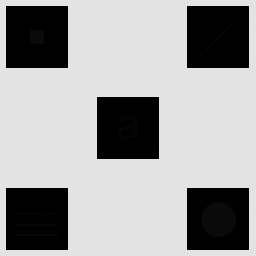
#> input picture TP1/Imagen_con_detalles_escondidos.tif, 256 x 256 px, found by its file name
$ python EJ1_ECUALIZACION.py
#> lines starting #> are read from the running program, lines starting #| are printed output that depends on the picture
#> further down, img is the input picture: shape (256, 256); min 0, max 228, mean 160.7
import cv2
import numpy as np
import matplotlib.pyplot as plt

def ecualizacion_local(img, window_size):
    """
    Realiza ecualización local de histograma sobre una imagen en escala de grises.

    Parámetros:
        img (np.ndarray): Imagen de entrada en escala de grises.
        window_size (tuple): Tamaño de la ventana (ancho, alto) para la ecualización local.

    Retorna:
        np.ndarray: Imagen resultante con ecualización local aplicada.
    """
#> called with window_size = (18, 18)
    # Copiar la imagen de entrada
    img_ecualizada = img.copy()
    height, width = img.shape
#> height = 256; width = 256
    window_w, window_h = window_size

    # El pad se calcula para cubrir el faltante en altura y ancho necesario para que la ventana recorra sin problemas
    # forzando a que la imagen sea un multiplo entero de la ventana en altura y ancho
    pad_h = (window_h - (height % window_h)) % window_h
#> pad_h = 14
    pad_w = (window_w - (width % window_w)) % window_w
#> pad_w = 14

    # Aplicar padding replicado
    img_padded = cv2.copyMakeBorder(img_ecualizada, 0, pad_h, 0, pad_w, borderType=cv2.BORDER_REPLICATE)
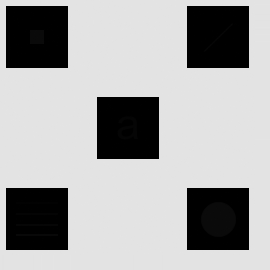
#> img_padded: shape (270, 270); min 0, max 228, mean 167.4

    # Recorrer la imagen en bloques y aplicar ecualización
    for i in range(window_h//2, (height + pad_h) - window_h//2, window_h):
        for j in range(window_w//2, (width + pad_w) - window_w//2, window_w):
            block = img_padded[i:i + window_h, j:j + window_w]
            ecualizado = cv2.equalizeHist(block)
            img_padded[i:i + window_h, j:j + window_w] = ecualizado
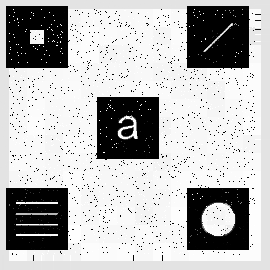
#> img_padded: shape (270, 270); min 0, max 255, mean 183
    img_ecualizada = img_padded[0:height, 0:width]
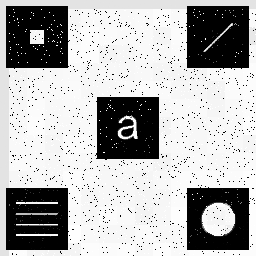
#> img_ecualizada: shape (256, 256); min 0, max 255, mean 177.3
    return img_ecualizada

# Cargar imagen en escala de grises
img = cv2.imread('TP1/Imagen_con_detalles_escondidos.tif', cv2.IMREAD_GRAYSCALE)
#img = cv2.imread('PDI_TP/TP1/Imagen_con_detalles_escondidos.tif', cv2.IMREAD_GRAYSCALE)

# Definir tamaño de ventana y aplicar ecualización local
ventana_w = 18
ventana_h = 18
eq_ss = ecualizacion_local(img, (ventana_w, ventana_h))

# Suavizar la imagen para eliminar posibles artefactos
eq = cv2.medianBlur(eq_ss, 3)
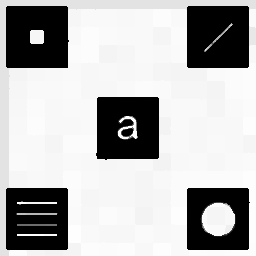
#> eq: shape (256, 256); min 0, max 255, mean 180.4

# Crear figura y ejes
fig, axes = plt.subplots(1, 2, sharex=True, sharey=True)

# Mostrar la imagen original
axes[0].imshow(img, cmap='gray')
axes[0].set_title("Imagen original")

# Mostrar la imagen ecualizada
axes[1].imshow(eq, cmap='gray')
axes[1].set_title("Imagen ecualizada")

# Mostrar la figura
plt.tight_layout()
plt.show()
